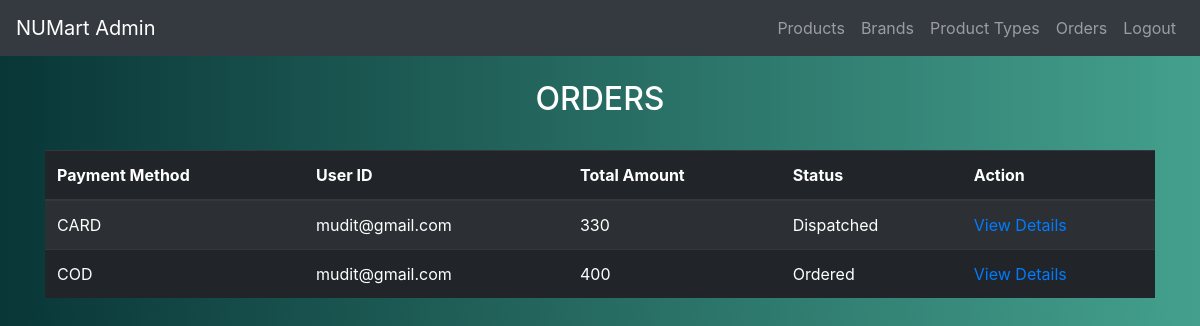
/project/admin_orders.php (signed in), run on the app's committed database.
### tables this page shows
CREATE TABLE IF NOT EXISTS `order` (
  `order_Id` int(11) NOT NULL AUTO_INCREMENT,
  `cart_Id` int(11) NOT NULL,
  `user_Id` varchar(500) NOT NULL,
  `creation_date` varchar(500) NOT NULL,
  `payment_type` varchar(500) NOT NULL,
  `address_type` varchar(500) NOT NULL,
  `total_amt` double NOT NULL,
  `status` varchar(500) NOT NULL,
  PRIMARY KEY (`order_Id`),
  KEY `order_cart_fk` (`cart_Id`),
  KEY `order_user_fk` (`user_Id`)
);

### project/admin_orders.php (the view, shortened to what this page needs)
<!DOCTYPE html>
<html>
<head>
    <?php include 'head.php';?>
</head>
<body>
    <?php include("adminnav.php"); ?>
    <br>
    <center><h2 style="color : white;">ORDERS</h2></center><br/>
        <form>
        <?php
            include("connect.php");
            $res = mysqli_query($cn,"CALL getAllOrders()");
        ?>
        <div class="container table-responsive">
            <table class="table table-striped table-dark">
                <thead>
                    <tr>
                        <th>Payment Method</th>
                        <th>User ID</th>
                        <th>Total Amount</th>
                        <th>Status</th>
                        <th>Action</th>
                    </tr>
                </thead>
                <tbody>
                    <?php
                        while($row = mysqli_fetch_array($res))
                        {
                        ?>
                        <tr>
                            <td><?php echo $row[4] ?></td>
                            <td><?php echo $row[2] ?></td>
                            <td><?php echo $row[6] ?></td>
                            <td><?php echo $row[7] ?></td>
                            <td><a href="admin_orderDetails.php?oid=<?php echo $row[0] ?>">View Details</a></td>
                        </tr>
                        <?php
                        }
                        ?>
                </tbody>
            </table>
        </div>
</body>
</html>

### project/web.css (style rules this page uses)
body { background: #44A08D; background: -webkit-linear-gradient(to right, #093637, #44A08D); background: linear-gradient(to right, #093637, #44A08D); }

### data on the page
order: payment_type "CARD", user_Id "mudit@gmail.com", total_amt "330", status "Dispatched"
order: payment_type "COD", user_Id "mudit@gmail.com", total_amt "400", status "Ordered"
